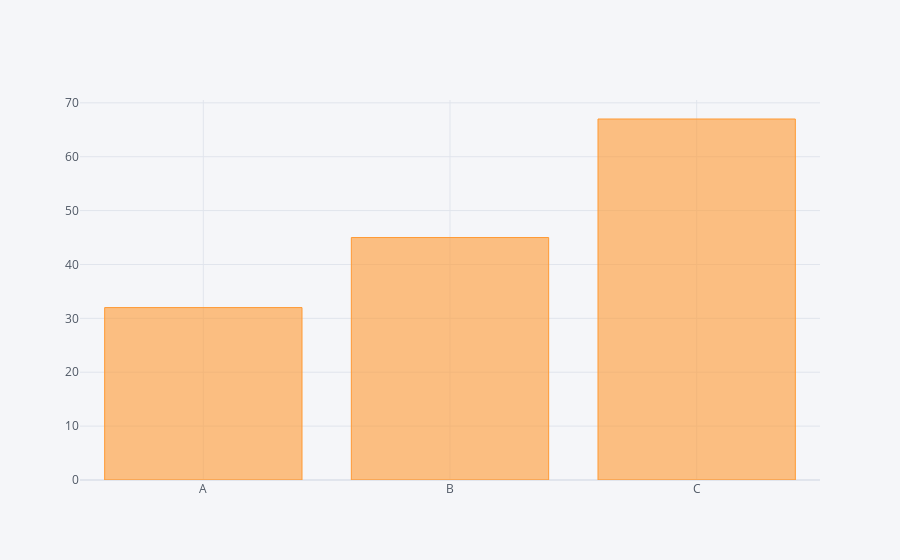

Notebook code for this chart:
### Code cell
df2.iplot(kind="bar",x="Category",y="Values")

### Figure 1 — Plotly figure (JSON) as saved in the notebook; plotly's stock layout.template omitted (floating-point values rounded to 4 significant figures)
{"data": [{"marker": {"color": "rgba(255, 153, 51, 0.6)", "line": {"color": "rgba(255, 153, 51, 1.0)", "width": 1}}, "name": "Values", "orientation": "v", "text": "", "type": "bar", "x": ["A", "B", "C"], "y": [32, 45, 67]}], "layout": {"legend": {"bgcolor": "#F5F6F9", "font": {"color": "#4D5663"}}, "paper_bgcolor": "#F5F6F9", "plot_bgcolor": "#F5F6F9", "title": {"font": {"color": "#4D5663"}}, "xaxis": {"gridcolor": "#E1E5ED", "showgrid": true, "tickfont": {"color": "#4D5663"}, "title": {"font": {"color": "#4D5663"}, "text": ""}, "zerolinecolor": "#E1E5ED"}, "yaxis": {"gridcolor": "#E1E5ED", "showgrid": true, "tickfont": {"color": "#4D5663"}, "title": {"font": {"color": "#4D5663"}, "text": ""}, "zerolinecolor": "#E1E5ED"}}}
